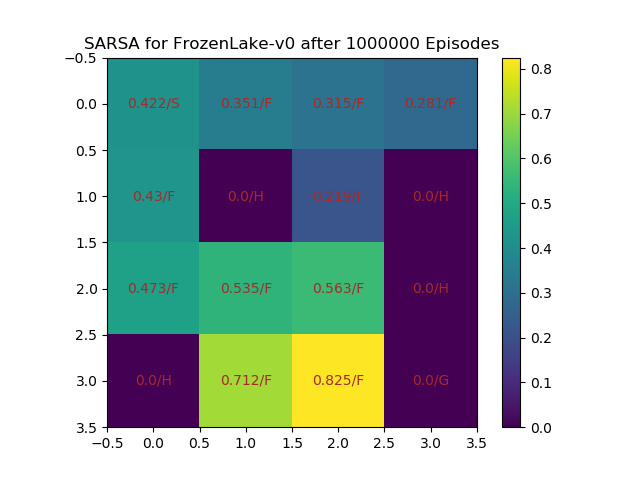

The Python source for this figure:
import pdb
import numpy as np
import numpy.random as npr
import gym
import matplotlib.pyplot as plt

np.set_printoptions(formatter={'float': lambda x: "{0:0.3f}".format(x)})

eps = 0.1
num_episode = 1000002
print_freq = 100000
lr = 0.1

env = gym.make("FrozenLake-v0")
S, A = env.observation_space.n, env.action_space.n
gamma = 1
lamb = 0.9

def e_greedy(policy, e=eps):
    if npr.rand() < e:
        return npr.randint(A)
    else:
        return policy

def plot(Q, mode='forward'):
    vv = np.max(Q,1).reshape(4,4)
    state = [['S','F','F','F'],['F','H','F','H'],['F','F','F','H'],['H','F','F','G']]
    plt.imshow(vv)
    plt.colorbar()
    for i in range(4):
        for j in range(4):
            plt.text(j, i, str(vv[i][j])[:5]+'/'+state[i][j], ha="center", va="center", color="brown")
    if mode=='forward':
        plt.title("SARSA for FrozenLake-v0 after {} Episodes".format(num_episode))
        plt.savefig('sarsa.png')
    elif mode=='backward':
        plt.title("SARSA with Eligibility Trace({0:0.2f}) after {} Episodes".format(lamb, num_episode))
        plt.savefig('sarsa_eligibility_trace.png')


def sarsa():
    Q = np.zeros((S,A))
    pi = npr.randint(A, size=S)

    avg_return = 0.0
    for epi in range(num_episode):
        epi_return = 0.0
        s = env.reset()
        a = e_greedy(pi[s])
        while True:
            s_prime, r, done, _ = env.step(a)
            epi_return += r
            a_prime = e_greedy(pi[s_prime])
            Q[s,a] = Q[s,a] + lr*(r + gamma*Q[s_prime,a_prime] - Q[s,a])
            pi[s] = Q[s].argmax()
            if done:
                avg_return += epi_return
                if epi%print_freq == 0:
                    print("Episode: {}    Return: {}".format(epi, avg_return/print_freq))
                    print(pi)
                    print('@'*60)
                    print(np.max(Q,1).reshape(4,4))
                    print('@'*60)
                    avg_return = 0.0
                break
            s, a = s_prime, a_prime
    plot(Q)
    return Q, pi

def sarsa_eligibility_trace():
    Q = np.zeros((S,A))
    E = np.zeros((S,A))
    pi = npr.randint(A, size=S)
    lamb = 0.5

    avg_return = 0.0
    for epi in range(num_episode):
        epi_return = 0.0
        s = env.reset()
        a = e_greedy(pi[s])
        while True:
            s_prime, r, done, _ = env.step(a)
            epi_return += r
            a_prime = e_greedy(pi[s_prime])
            td_error = r + gamma*Q[s_prime,a_prime] - Q[s,a]
            E[s,a] += 1
            Q += lr*td_error*E
            E = gamma*lamb*E

            pi = Q.argmax(1)
            if done:
                avg_return += epi_return
                if epi%print_freq == 0:
                    print("Episode: {}    Return: {}".format(epi, avg_return/print_freq))
                    print(pi)
                    print('@'*60)
                    print(np.max(Q,1).reshape(4,4))
                    print('@'*60)
                    avg_return = 0.0
                break
            s, a = s_prime, a_prime
    plot(Q, 'backward')
    return Q, pi

if __name__ == "__main__":
    sarsa()
    sarsa_eligibility_trace()
